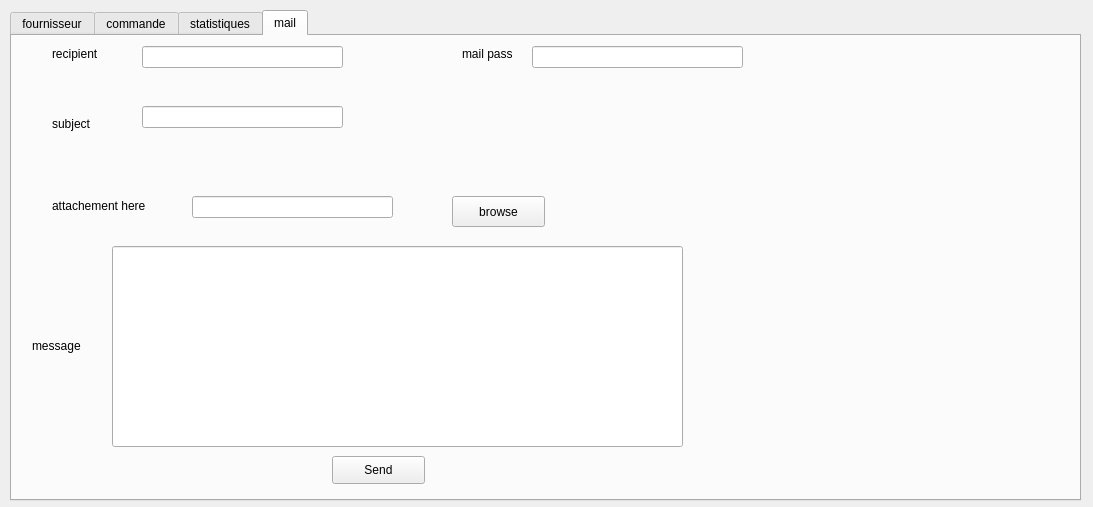
<?xml version="1.0" encoding="UTF-8"?>
<ui version="4.0">
 <class>gestion_fournisseur</class>
 <widget class="QDialog" name="gestion_fournisseur">
  <property name="geometry">
   <rect>
    <x>0</x>
    <y>0</y>
    <width>1093</width>
    <height>507</height>
   </rect>
  </property>
  <property name="windowTitle">
   <string>Dialog</string>
  </property>
  <widget class="QTabWidget" name="tabWidget">
   <property name="geometry">
    <rect>
     <x>10</x>
     <y>10</y>
     <width>1071</width>
     <height>491</height>
    </rect>
   </property>
   <property name="currentIndex">
    <number>3</number>
   </property>
   <widget class="QWidget" name="tab">
    <attribute name="title">
     <string>fournisseur</string>
    </attribute>
    <widget class="QTabWidget" name="tabWidget_2">
     <property name="geometry">
      <rect>
       <x>20</x>
       <y>50</y>
       <width>421</width>
       <height>261</height>
      </rect>
     </property>
     <property name="currentIndex">
      <number>0</number>
     </property>
     <widget class="QWidget" name="tab_5">
      <attribute name="title">
       <string>ajouter</string>
      </attribute>
      <widget class="QPushButton" name="pushButton">
       <property name="geometry">
        <rect>
         <x>160</x>
         <y>180</y>
         <width>93</width>
         <height>28</height>
        </rect>
       </property>
       <property name="text">
        <string>confirmer</string>
       </property>
      </widget>
      <widget class="QLineEdit" name="lineEdit_nom">
       <property name="geometry">
        <rect>
         <x>280</x>
         <y>60</y>
         <width>113</width>
         <height>22</height>
        </rect>
       </property>
      </widget>
      <widget class="QLabel" name="label_5">
       <property name="geometry">
        <rect>
         <x>220</x>
         <y>100</y>
         <width>56</width>
         <height>16</height>
        </rect>
       </property>
       <property name="text">
        <string>numéro</string>
       </property>
      </widget>
      <widget class="QLabel" name="label">
       <property name="geometry">
        <rect>
         <x>40</x>
         <y>60</y>
         <width>56</width>
         <height>16</height>
        </rect>
       </property>
       <property name="text">
        <string>ID</string>
       </property>
      </widget>
      <widget class="QLabel" name="label_4">
       <property name="geometry">
        <rect>
         <x>220</x>
         <y>60</y>
         <width>56</width>
         <height>16</height>
        </rect>
       </property>
       <property name="text">
        <string>nom soc</string>
       </property>
      </widget>
      <widget class="QLineEdit" name="lineEdit_Type">
       <property name="geometry">
        <rect>
         <x>100</x>
         <y>140</y>
         <width>113</width>
         <height>22</height>
        </rect>
       </property>
      </widget>
      <widget class="QLineEdit" name="lineEdit_Lieu">
       <property name="geometry">
        <rect>
         <x>100</x>
         <y>100</y>
         <width>113</width>
         <height>22</height>
        </rect>
       </property>
      </widget>
      <widget class="QLabel" name="label_2">
       <property name="geometry">
        <rect>
         <x>40</x>
         <y>100</y>
         <width>56</width>
         <height>16</height>
        </rect>
       </property>
       <property name="text">
        <string>lieu</string>
       </property>
      </widget>
      <widget class="QLabel" name="label_3">
       <property name="geometry">
        <rect>
         <x>40</x>
         <y>140</y>
         <width>56</width>
         <height>16</height>
        </rect>
       </property>
       <property name="text">
        <string>type eq</string>
       </property>
      </widget>
      <widget class="QLineEdit" name="lineEdit_ID">
       <property name="geometry">
        <rect>
         <x>100</x>
         <y>60</y>
         <width>113</width>
         <height>22</height>
        </rect>
       </property>
      </widget>
      <widget class="QLineEdit" name="lineEdit_num">
       <property name="geometry">
        <rect>
         <x>280</x>
         <y>100</y>
         <width>113</width>
         <height>22</height>
        </rect>
       </property>
      </widget>
     </widget>
     <widget class="QWidget" name="tab_6">
      <attribute name="title">
       <string>modifier</string>
      </attribute>
      <widget class="QLineEdit" name="lineEdit_mtype">
       <property name="geometry">
        <rect>
         <x>100</x>
         <y>140</y>
         <width>113</width>
         <height>22</height>
        </rect>
       </property>
      </widget>
      <widget class="QPushButton" name="pushButton_modifier">
       <property name="geometry">
        <rect>
         <x>160</x>
         <y>180</y>
         <width>93</width>
         <height>28</height>
        </rect>
       </property>
       <property name="text">
        <string>confirmer</string>
       </property>
      </widget>
      <widget class="QLabel" name="label_7">
       <property name="geometry">
        <rect>
         <x>40</x>
         <y>100</y>
         <width>56</width>
         <height>16</height>
        </rect>
       </property>
       <property name="text">
        <string>lieu</string>
       </property>
      </widget>
      <widget class="QLineEdit" name="lineEdit_mnum">
       <property name="geometry">
        <rect>
         <x>280</x>
         <y>100</y>
         <width>113</width>
         <height>22</height>
        </rect>
       </property>
      </widget>
      <widget class="QLabel" name="label_9">
       <property name="geometry">
        <rect>
         <x>220</x>
         <y>60</y>
         <width>56</width>
         <height>16</height>
        </rect>
       </property>
       <property name="text">
        <string>nom soc</string>
       </property>
      </widget>
      <widget class="QLabel" name="label_8">
       <property name="geometry">
        <rect>
         <x>40</x>
         <y>140</y>
         <width>56</width>
         <height>16</height>
        </rect>
       </property>
       <property name="text">
        <string>type eq</string>
       </property>
      </widget>
      <widget class="QLabel" name="label_6">
       <property name="geometry">
        <rect>
         <x>40</x>
         <y>60</y>
         <width>56</width>
         <height>16</height>
        </rect>
       </property>
       <property name="text">
        <string>ID</string>
       </property>
      </widget>
      <widget class="QLineEdit" name="lineEdit_mid">
       <property name="geometry">
        <rect>
         <x>100</x>
         <y>60</y>
         <width>113</width>
         <height>22</height>
        </rect>
       </property>
      </widget>
      <widget class="QLineEdit" name="lineEdit_mnom">
       <property name="geometry">
        <rect>
         <x>280</x>
         <y>60</y>
         <width>113</width>
         <height>22</height>
        </rect>
       </property>
      </widget>
      <widget class="QLineEdit" name="lineEdit_mlieu">
       <property name="geometry">
        <rect>
         <x>100</x>
         <y>100</y>
         <width>113</width>
         <height>22</height>
        </rect>
       </property>
      </widget>
      <widget class="QLabel" name="label_10">
       <property name="geometry">
        <rect>
         <x>220</x>
         <y>100</y>
         <width>56</width>
         <height>16</height>
        </rect>
       </property>
       <property name="text">
        <string>numéro</string>
       </property>
      </widget>
     </widget>
     <widget class="QWidget" name="tab_7">
      <attribute name="title">
       <string>supp</string>
      </attribute>
      <widget class="QLineEdit" name="lineEdit_supprimer">
       <property name="geometry">
        <rect>
         <x>175</x>
         <y>60</y>
         <width>113</width>
         <height>22</height>
        </rect>
       </property>
      </widget>
      <widget class="QPushButton" name="pushButton_supprimer">
       <property name="geometry">
        <rect>
         <x>135</x>
         <y>150</y>
         <width>93</width>
         <height>28</height>
        </rect>
       </property>
       <property name="text">
        <string>confirmer</string>
       </property>
      </widget>
      <widget class="QLabel" name="label_11">
       <property name="geometry">
        <rect>
         <x>100</x>
         <y>60</y>
         <width>61</width>
         <height>21</height>
        </rect>
       </property>
       <property name="text">
        <string>Idantifiant</string>
       </property>
      </widget>
     </widget>
    </widget>
    <widget class="QRadioButton" name="radioButton_CHtype">
     <property name="geometry">
      <rect>
       <x>660</x>
       <y>40</y>
       <width>51</width>
       <height>21</height>
      </rect>
     </property>
     <property name="text">
      <string>type</string>
     </property>
    </widget>
    <widget class="QPushButton" name="pushButton_chercher">
     <property name="geometry">
      <rect>
       <x>880</x>
       <y>30</y>
       <width>101</width>
       <height>31</height>
      </rect>
     </property>
     <property name="text">
      <string>chercher</string>
     </property>
    </widget>
    <widget class="QPushButton" name="pushButton_2">
     <property name="geometry">
      <rect>
       <x>940</x>
       <y>360</y>
       <width>101</width>
       <height>28</height>
      </rect>
     </property>
     <property name="text">
      <string>exporter</string>
     </property>
    </widget>
    <widget class="QRadioButton" name="radioButton_CHlieu">
     <property name="geometry">
      <rect>
       <x>610</x>
       <y>40</y>
       <width>51</width>
       <height>21</height>
      </rect>
     </property>
     <property name="text">
      <string>lieu</string>
     </property>
    </widget>
    <widget class="QTableView" name="tableView_commandes">
     <property name="geometry">
      <rect>
       <x>450</x>
       <y>70</y>
       <width>591</width>
       <height>281</height>
      </rect>
     </property>
    </widget>
    <widget class="QLineEdit" name="lineEdit_chercher">
     <property name="geometry">
      <rect>
       <x>720</x>
       <y>30</y>
       <width>151</width>
       <height>31</height>
      </rect>
     </property>
    </widget>
    <widget class="QRadioButton" name="radioButton_CHid">
     <property name="geometry">
      <rect>
       <x>560</x>
       <y>40</y>
       <width>41</width>
       <height>21</height>
      </rect>
     </property>
     <property name="text">
      <string>ID</string>
     </property>
    </widget>
   </widget>
   <widget class="QWidget" name="tab_2">
    <attribute name="title">
     <string>commande</string>
    </attribute>
    <widget class="QTabWidget" name="tabWidget_3">
     <property name="geometry">
      <rect>
       <x>20</x>
       <y>50</y>
       <width>421</width>
       <height>251</height>
      </rect>
     </property>
     <property name="currentIndex">
      <number>0</number>
     </property>
     <widget class="QWidget" name="tab_8">
      <attribute name="title">
       <string>ajouter</string>
      </attribute>
      <widget class="QPushButton" name="pushButton_ajoutC">
       <property name="geometry">
        <rect>
         <x>130</x>
         <y>140</y>
         <width>93</width>
         <height>28</height>
        </rect>
       </property>
       <property name="text">
        <string>confirmer</string>
       </property>
      </widget>
      <widget class="QLabel" name="label_16">
       <property name="geometry">
        <rect>
         <x>190</x>
         <y>20</y>
         <width>56</width>
         <height>16</height>
        </rect>
       </property>
       <property name="text">
        <string>nom soc</string>
       </property>
      </widget>
      <widget class="QLabel" name="label_15">
       <property name="geometry">
        <rect>
         <x>190</x>
         <y>60</y>
         <width>56</width>
         <height>16</height>
        </rect>
       </property>
       <property name="text">
        <string>quantité</string>
       </property>
      </widget>
      <widget class="QLineEdit" name="lineEdit_nomC">
       <property name="geometry">
        <rect>
         <x>250</x>
         <y>20</y>
         <width>113</width>
         <height>22</height>
        </rect>
       </property>
      </widget>
      <widget class="QLineEdit" name="lineEdit_typeC">
       <property name="geometry">
        <rect>
         <x>70</x>
         <y>60</y>
         <width>113</width>
         <height>22</height>
        </rect>
       </property>
      </widget>
      <widget class="QLabel" name="label_12">
       <property name="geometry">
        <rect>
         <x>10</x>
         <y>20</y>
         <width>56</width>
         <height>16</height>
        </rect>
       </property>
       <property name="text">
        <string>ID</string>
       </property>
      </widget>
      <widget class="QLabel" name="label_14">
       <property name="geometry">
        <rect>
         <x>10</x>
         <y>100</y>
         <width>56</width>
         <height>16</height>
        </rect>
       </property>
       <property name="text">
        <string>date</string>
       </property>
      </widget>
      <widget class="QLineEdit" name="lineEdit_quaC">
       <property name="geometry">
        <rect>
         <x>250</x>
         <y>60</y>
         <width>113</width>
         <height>22</height>
        </rect>
       </property>
      </widget>
      <widget class="QLineEdit" name="lineEdit_idC">
       <property name="geometry">
        <rect>
         <x>70</x>
         <y>20</y>
         <width>113</width>
         <height>22</height>
        </rect>
       </property>
      </widget>
      <widget class="QLabel" name="label_23">
       <property name="geometry">
        <rect>
         <x>190</x>
         <y>100</y>
         <width>56</width>
         <height>16</height>
        </rect>
       </property>
       <property name="text">
        <string>ID f</string>
       </property>
      </widget>
      <widget class="QComboBox" name="comboBox">
       <property name="geometry">
        <rect>
         <x>250</x>
         <y>100</y>
         <width>111</width>
         <height>22</height>
        </rect>
       </property>
      </widget>
      <widget class="QLabel" name="label_13">
       <property name="geometry">
        <rect>
         <x>10</x>
         <y>60</y>
         <width>56</width>
         <height>16</height>
        </rect>
       </property>
       <property name="text">
        <string>type</string>
       </property>
      </widget>
      <widget class="QLineEdit" name="lineEdit_dateC">
       <property name="geometry">
        <rect>
         <x>70</x>
         <y>100</y>
         <width>113</width>
         <height>22</height>
        </rect>
       </property>
      </widget>
     </widget>
     <widget class="QWidget" name="tab_9">
      <attribute name="title">
       <string>modifier</string>
      </attribute>
      <widget class="QLabel" name="label_19">
       <property name="geometry">
        <rect>
         <x>30</x>
         <y>120</y>
         <width>56</width>
         <height>16</height>
        </rect>
       </property>
       <property name="text">
        <string>date</string>
       </property>
      </widget>
      <widget class="QLabel" name="label_24">
       <property name="geometry">
        <rect>
         <x>210</x>
         <y>120</y>
         <width>56</width>
         <height>16</height>
        </rect>
       </property>
       <property name="text">
        <string>ID f</string>
       </property>
      </widget>
      <widget class="QLineEdit" name="lineEdit_quaCm">
       <property name="geometry">
        <rect>
         <x>270</x>
         <y>80</y>
         <width>113</width>
         <height>22</height>
        </rect>
       </property>
      </widget>
      <widget class="QLabel" name="label_17">
       <property name="geometry">
        <rect>
         <x>30</x>
         <y>40</y>
         <width>56</width>
         <height>16</height>
        </rect>
       </property>
       <property name="text">
        <string>ID</string>
       </property>
      </widget>
      <widget class="QLineEdit" name="lineEdit_nomCm">
       <property name="geometry">
        <rect>
         <x>270</x>
         <y>40</y>
         <width>113</width>
         <height>22</height>
        </rect>
       </property>
      </widget>
      <widget class="QLabel" name="label_18">
       <property name="geometry">
        <rect>
         <x>30</x>
         <y>80</y>
         <width>56</width>
         <height>16</height>
        </rect>
       </property>
       <property name="text">
        <string>type</string>
       </property>
      </widget>
      <widget class="QPushButton" name="pushButton_modifierC">
       <property name="geometry">
        <rect>
         <x>150</x>
         <y>160</y>
         <width>93</width>
         <height>28</height>
        </rect>
       </property>
       <property name="text">
        <string>confirmer</string>
       </property>
      </widget>
      <widget class="QLabel" name="label_21">
       <property name="geometry">
        <rect>
         <x>210</x>
         <y>40</y>
         <width>56</width>
         <height>16</height>
        </rect>
       </property>
       <property name="text">
        <string>nom soc</string>
       </property>
      </widget>
      <widget class="QLineEdit" name="lineEdit_idCm">
       <property name="geometry">
        <rect>
         <x>90</x>
         <y>40</y>
         <width>113</width>
         <height>22</height>
        </rect>
       </property>
      </widget>
      <widget class="QLineEdit" name="lineEdit_typeCm">
       <property name="geometry">
        <rect>
         <x>90</x>
         <y>80</y>
         <width>113</width>
         <height>22</height>
        </rect>
       </property>
      </widget>
      <widget class="QLabel" name="label_20">
       <property name="geometry">
        <rect>
         <x>210</x>
         <y>80</y>
         <width>56</width>
         <height>16</height>
        </rect>
       </property>
       <property name="text">
        <string>quantité</string>
       </property>
      </widget>
      <widget class="QLineEdit" name="lineEdit_dateCm">
       <property name="geometry">
        <rect>
         <x>90</x>
         <y>120</y>
         <width>113</width>
         <height>22</height>
        </rect>
       </property>
      </widget>
      <widget class="QComboBox" name="comboBox_2">
       <property name="geometry">
        <rect>
         <x>270</x>
         <y>120</y>
         <width>111</width>
         <height>22</height>
        </rect>
       </property>
      </widget>
     </widget>
     <widget class="QWidget" name="tab_10">
      <attribute name="title">
       <string>supprimer</string>
      </attribute>
      <widget class="QLineEdit" name="lineEdit_suppC">
       <property name="geometry">
        <rect>
         <x>180</x>
         <y>70</y>
         <width>113</width>
         <height>22</height>
        </rect>
       </property>
      </widget>
      <widget class="QLabel" name="label_22">
       <property name="geometry">
        <rect>
         <x>110</x>
         <y>70</y>
         <width>71</width>
         <height>20</height>
        </rect>
       </property>
       <property name="text">
        <string>Idantifiant</string>
       </property>
      </widget>
      <widget class="QPushButton" name="pushButton_suppC">
       <property name="geometry">
        <rect>
         <x>140</x>
         <y>160</y>
         <width>93</width>
         <height>28</height>
        </rect>
       </property>
       <property name="text">
        <string>confirmer</string>
       </property>
      </widget>
     </widget>
    </widget>
    <widget class="QTableView" name="tableView_fourn">
     <property name="geometry">
      <rect>
       <x>450</x>
       <y>30</y>
       <width>611</width>
       <height>281</height>
      </rect>
     </property>
    </widget>
    <widget class="QRadioButton" name="radioButton_n">
     <property name="geometry">
      <rect>
       <x>566</x>
       <y>310</y>
       <width>61</width>
       <height>41</height>
      </rect>
     </property>
     <property name="text">
      <string>nom</string>
     </property>
    </widget>
    <widget class="QPushButton" name="pushButton_trier">
     <property name="geometry">
      <rect>
       <x>630</x>
       <y>320</y>
       <width>71</width>
       <height>31</height>
      </rect>
     </property>
     <property name="text">
      <string>trier</string>
     </property>
    </widget>
    <widget class="QRadioButton" name="radioButton_type">
     <property name="geometry">
      <rect>
       <x>510</x>
       <y>320</y>
       <width>97</width>
       <height>20</height>
      </rect>
     </property>
     <property name="text">
      <string>type</string>
     </property>
    </widget>
    <widget class="QRadioButton" name="radioButton_id">
     <property name="geometry">
      <rect>
       <x>460</x>
       <y>320</y>
       <width>97</width>
       <height>20</height>
      </rect>
     </property>
     <property name="text">
      <string>id</string>
     </property>
    </widget>
   </widget>
   <widget class="QWidget" name="tab_3">
    <attribute name="title">
     <string>statistiques</string>
    </attribute>
    <widget class="QCustomPlot" name="plot" native="true">
     <property name="geometry">
      <rect>
       <x>50</x>
       <y>0</y>
       <width>921</width>
       <height>461</height>
      </rect>
     </property>
    </widget>
   </widget>
   <widget class="QWidget" name="tab_4">
    <attribute name="title">
     <string>mail</string>
    </attribute>
    <widget class="QLineEdit" name="rcpt_2">
     <property name="geometry">
      <rect>
       <x>130</x>
       <y>10</y>
       <width>201</width>
       <height>22</height>
      </rect>
     </property>
    </widget>
    <widget class="QLabel" name="label_109">
     <property name="geometry">
      <rect>
       <x>20</x>
       <y>300</y>
       <width>55</width>
       <height>20</height>
      </rect>
     </property>
     <property name="text">
      <string>message</string>
     </property>
    </widget>
    <widget class="QLineEdit" name="msg_2">
     <property name="geometry">
      <rect>
       <x>100</x>
       <y>210</y>
       <width>571</width>
       <height>201</height>
      </rect>
     </property>
    </widget>
    <widget class="QLineEdit" name="mail_pass_2">
     <property name="geometry">
      <rect>
       <x>520</x>
       <y>10</y>
       <width>211</width>
       <height>22</height>
      </rect>
     </property>
     <property name="echoMode">
      <enum>QLineEdit::Password</enum>
     </property>
    </widget>
    <widget class="QLabel" name="label_107">
     <property name="geometry">
      <rect>
       <x>40</x>
       <y>160</y>
       <width>111</width>
       <height>20</height>
      </rect>
     </property>
     <property name="text">
      <string>attachement here</string>
     </property>
    </widget>
    <widget class="QPushButton" name="browse">
     <property name="geometry">
      <rect>
       <x>440</x>
       <y>160</y>
       <width>93</width>
       <height>31</height>
      </rect>
     </property>
     <property name="text">
      <string>browse</string>
     </property>
    </widget>
    <widget class="QLabel" name="label_93">
     <property name="geometry">
      <rect>
       <x>40</x>
       <y>10</y>
       <width>55</width>
       <height>16</height>
      </rect>
     </property>
     <property name="text">
      <string>recipient</string>
     </property>
    </widget>
    <widget class="QLabel" name="label_104">
     <property name="geometry">
      <rect>
       <x>40</x>
       <y>80</y>
       <width>55</width>
       <height>16</height>
      </rect>
     </property>
     <property name="text">
      <string>subject</string>
     </property>
    </widget>
    <widget class="QLineEdit" name="file_2">
     <property name="geometry">
      <rect>
       <x>180</x>
       <y>160</y>
       <width>201</width>
       <height>22</height>
      </rect>
     </property>
    </widget>
    <widget class="QLabel" name="label_108">
     <property name="geometry">
      <rect>
       <x>450</x>
       <y>10</y>
       <width>55</width>
       <height>16</height>
      </rect>
     </property>
     <property name="text">
      <string>mail pass</string>
     </property>
    </widget>
    <widget class="QLineEdit" name="subject_2">
     <property name="geometry">
      <rect>
       <x>130</x>
       <y>70</y>
       <width>201</width>
       <height>22</height>
      </rect>
     </property>
    </widget>
    <widget class="QPushButton" name="pushButton_14">
     <property name="geometry">
      <rect>
       <x>320</x>
       <y>420</y>
       <width>93</width>
       <height>28</height>
      </rect>
     </property>
     <property name="text">
      <string>Send</string>
     </property>
    </widget>
   </widget>
  </widget>
 </widget>
 <customwidgets>
  <customwidget>
   <class>QCustomPlot</class>
   <extends>QWidget</extends>
   <header>qcustomplot.h</header>
   <container>1</container>
  </customwidget>
 </customwidgets>
 <resources/>
 <connections/>
</ui>
